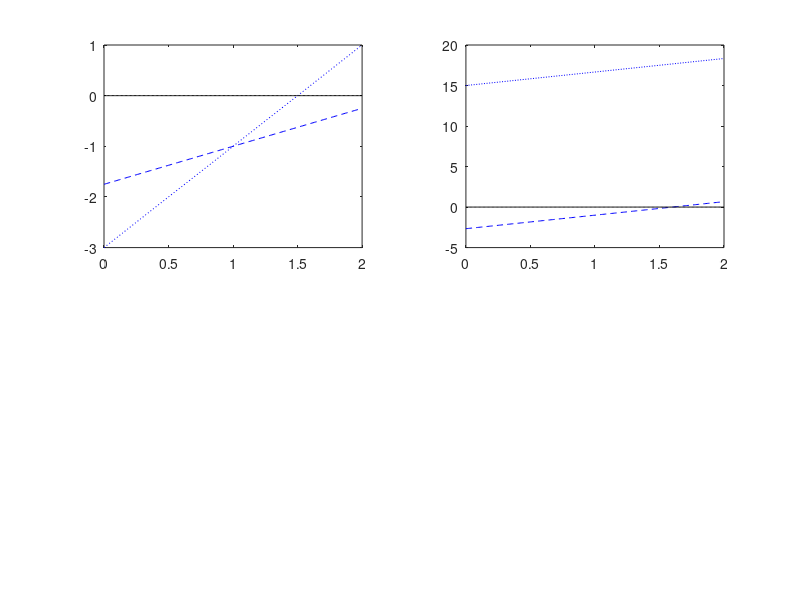

Recreate this plot in MATLAB.
f1 = @(x)((7-3*x)/-4);
f2 = @(x)(-3 +2*x);
f3 = @(x)((-8+5*x)/3);
f4 = @(x)((9+x)*5/3);
x = 0:.01:2;
subplot(221);plot(x,f1(x),'b--',x,f2(x),'b:',x,0*x,'k');
subplot(222);plot(x,f3(x),'b--',x,f4(x),'b:',x,0*x,'k');
